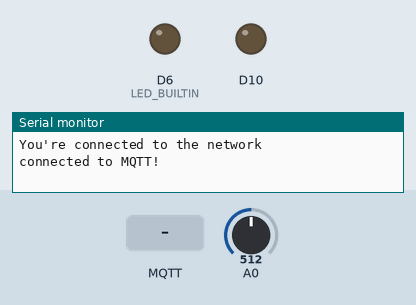
The sketch below on a simulated Arduino MKR. On the bench: output pins drawn as LEDs (lit = HIGH), the last lines printed to the serial monitor. The test bench sets the inputs (shaded band); at power-on: A0 = 512. WiFi joins after 1.5 s; servers stay silent unless stated; no MQTT or app messages arrive unless stated.

Above: at 2.7 s.
2.8 s: MQTT message "5" arrives on the first subscribed topic
At 3.2 s:
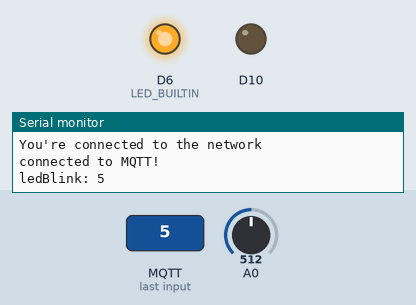
4.3 s: MQTT message "5" arrives on the second subscribed topic
At 5.5 s:
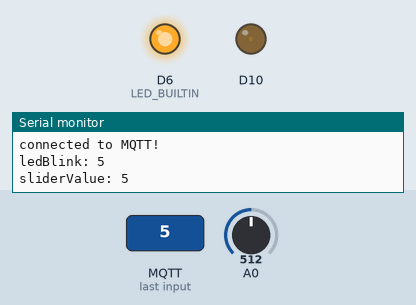
5.8 s: MQTT message "ledBlink" arrives on the first subscribed topic
At 7.0 s:
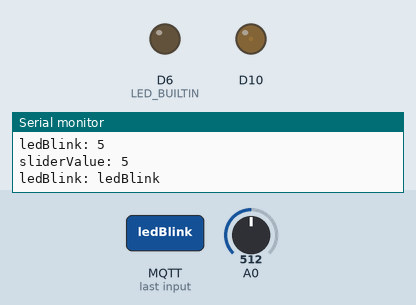
7.3 s: MQTT message "90" arrives on the second subscribed topic
At 7.9 s:
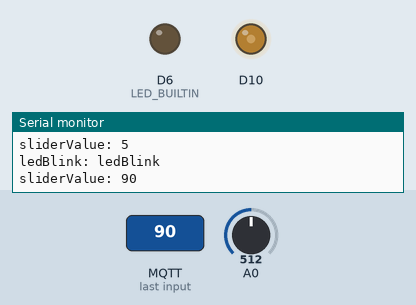
8.8 s: MQTT message "90" arrives on the first subscribed topic
At 9.2 s:
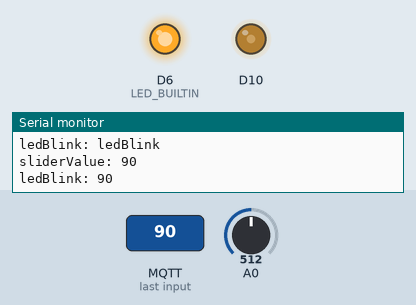
10.3 s: MQTT message "200" arrives on the second subscribed topic
At 11.4 s:
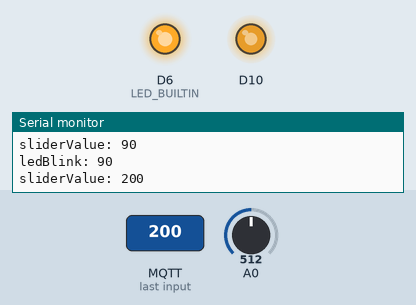
Timing chart, 0 to 12.8 s (numbered marks = the images above; inputs shaded):
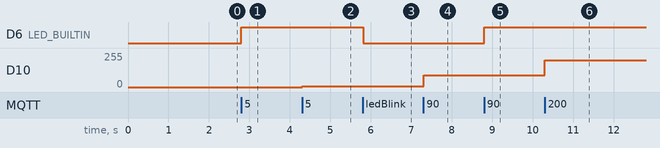

The sketch:

shiftr_arduino_p5.ino
```cpp
#include <WiFiNINA.h>
#include <MQTT.h>
#include "wifiCredentials.h"

const char ssid[] = WIFI_SSID;
const char pass[] = WIFI_PASS;
int xPos = 100;
int yPos = 100;

int diameterNew = 10;
int diameterOld = 11;

WiFiClient net;
MQTTClient client;
int status = WL_IDLE_STATUS;

unsigned long lastMillis = 0;

void setup() {
  Serial.begin(115200);
  pinMode(LED_BUILTIN, OUTPUT);
  // attempt to connect to Wifi network:
  while (WiFi.begin(ssid, pass) != WL_CONNECTED) {
    // failed, retry
    Serial.print("No WiFi connection");
    delay(5000);
  }

  // once you are connected :
  Serial.println("You're connected to the network");

  //start mqtt
  //change this to match your instance name
  client.begin("b3n14m1negg5te1n.cloud.shiftr.io", net);
  client.onMessage(messageReceived);
  connect();
}

void loop() {
  client.loop();
  delay(10);
  diameterNew = map(analogRead(A0), 0, 1023, 10, 300);


  // check if connected
  if (!client.connected()) {
    connect();
  }

  // publish a message roughly every second.
  if (millis() - lastMillis > 1000) {
    lastMillis = millis();

    //make sure you add comma after the string e.x. posX,
    client.publish("/posX", "posX," + String(xPos));
    client.publish("/posY", "posY," + String(yPos));


    //you can also send the message formatted as json
    //client.publish("/pos", "{\"x\":" + String(xPos)+ ",\"y\":" + String(yPos) + "}");

    if (xPos < 500){
        xPos += 10;
        yPos += 5;
    } else {
        xPos = 100;
        yPos = 100;
    }
  }
  if (diameterOld != diameterNew){
      client.publish("/diameter", "diameter," + String(diameterNew));
      diameterOld = diameterNew;
    }

}

void messageReceived(String &topic, String &payload) {
  Serial.println(topic + ": " + payload);
  int blinkVal = constrain(payload.toInt(), 0, 1);
  if(topic == "ledBlink"){
    digitalWrite(LED_BUILTIN, blinkVal);
  }
  if(topic == "sliderValue"){
    analogWrite(10, payload.toInt());
  }


}

void connect() {
  while (WiFi.status() != WL_CONNECTED) {
    Serial.print("No Wifi connection...");
    delay(1000);
  }

  //change this to match your instance
  while (!client.connect("arduino", "b3n14m1negg5te1n", "YlDpbrYsvqBZNgaR")) {
    Serial.print(".");
    delay(1000);
  }

  Serial.println("\nconnected to MQTT!");
  client.subscribe("ledBlink");
  client.subscribe("sliderValue");
}
```

wifiCredentials.h
```cpp
#define WIFI_SSID "iad_zhdk"
#define WIFI_PASS "i@d_4ever"
```

Measured:
- after the input at 2.8 s, D6 (LED_BUILTIN): LOW → HIGH at once
- after the input at 4.3 s, D10: 0/255 → 5/255 at once
- after the input at 5.8 s, D6 (LED_BUILTIN): HIGH → LOW at once
- after the input at 7.3 s, D10: 5/255 → 90/255 at once
- after the input at 8.8 s, D6 (LED_BUILTIN): LOW → HIGH at once
- after the input at 10.3 s, D10: 90/255 → 200/255 at once
